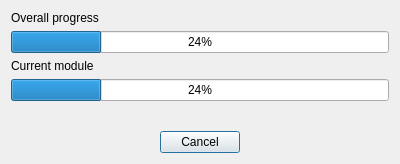
<?xml version="1.0" encoding="UTF-8"?>
<ui version="4.0">
 <class>ProcessDialog</class>
 <widget class="QDialog" name="ProcessDialog">
  <property name="geometry">
   <rect>
    <x>0</x>
    <y>0</y>
    <width>400</width>
    <height>164</height>
   </rect>
  </property>
  <property name="windowTitle">
   <string>Processing progress</string>
  </property>
  <layout class="QVBoxLayout" name="verticalLayout">
   <item>
    <widget class="QLabel" name="label_overall">
     <property name="text">
      <string>Overall progress</string>
     </property>
    </widget>
   </item>
   <item>
    <widget class="QProgressBar" name="progressBar_overall">
     <property name="value">
      <number>24</number>
     </property>
    </widget>
   </item>
   <item>
    <widget class="QLabel" name="label_message">
     <property name="text">
      <string>Current module</string>
     </property>
    </widget>
   </item>
   <item>
    <widget class="QProgressBar" name="progressBar">
     <property name="value">
      <number>24</number>
     </property>
    </widget>
   </item>
   <item>
    <spacer name="verticalSpacer">
     <property name="orientation">
      <enum>Qt::Vertical</enum>
     </property>
     <property name="sizeHint" stdset="0">
      <size>
       <width>20</width>
       <height>40</height>
      </size>
     </property>
    </spacer>
   </item>
   <item>
    <widget class="QDialogButtonBox" name="buttonBox">
     <property name="orientation">
      <enum>Qt::Horizontal</enum>
     </property>
     <property name="standardButtons">
      <set>QDialogButtonBox::Cancel</set>
     </property>
     <property name="centerButtons">
      <bool>true</bool>
     </property>
    </widget>
   </item>
  </layout>
 </widget>
 <resources/>
 <connections>
  <connection>
   <sender>buttonBox</sender>
   <signal>accepted()</signal>
   <receiver>ProcessDialog</receiver>
   <slot>accept()</slot>
   <hints>
    <hint type="sourcelabel">
     <x>248</x>
     <y>254</y>
    </hint>
    <hint type="destinationlabel">
     <x>157</x>
     <y>274</y>
    </hint>
   </hints>
  </connection>
  <connection>
   <sender>buttonBox</sender>
   <signal>rejected()</signal>
   <receiver>ProcessDialog</receiver>
   <slot>reject()</slot>
   <hints>
    <hint type="sourcelabel">
     <x>316</x>
     <y>260</y>
    </hint>
    <hint type="destinationlabel">
     <x>286</x>
     <y>274</y>
    </hint>
   </hints>
  </connection>
 </connections>
</ui>
